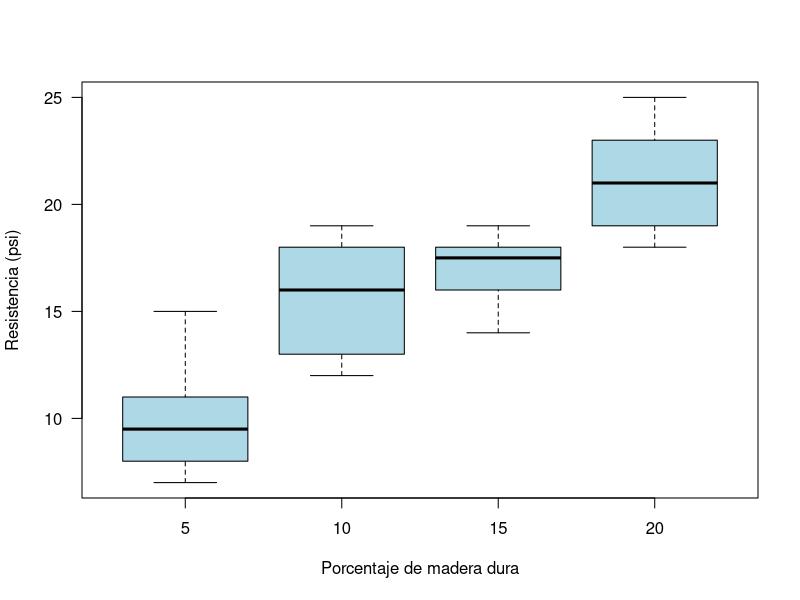
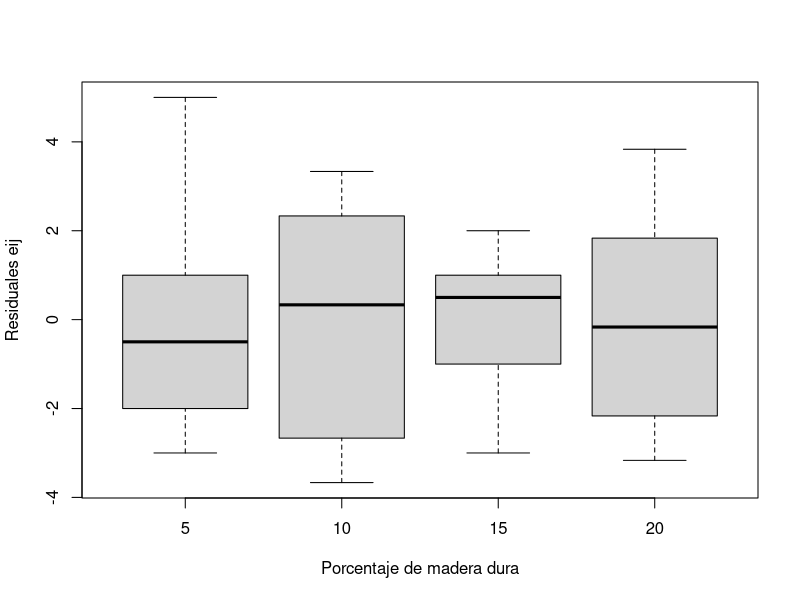
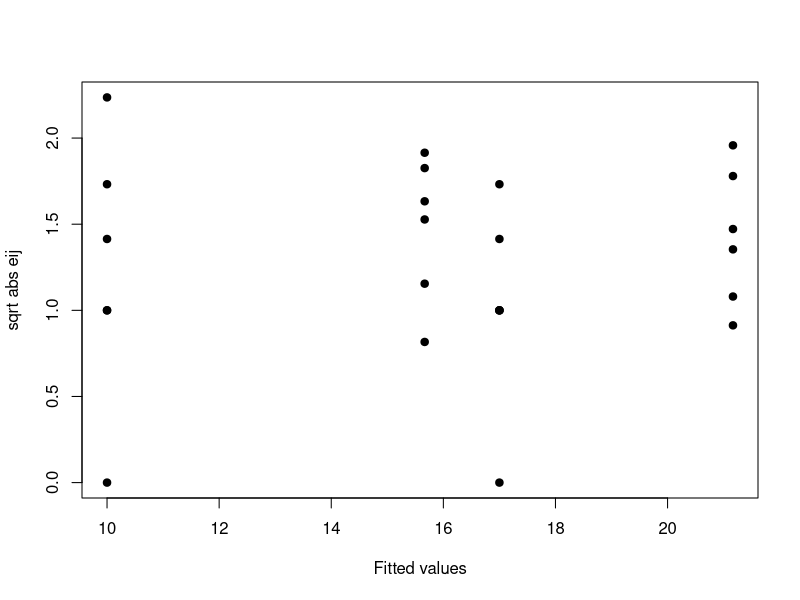
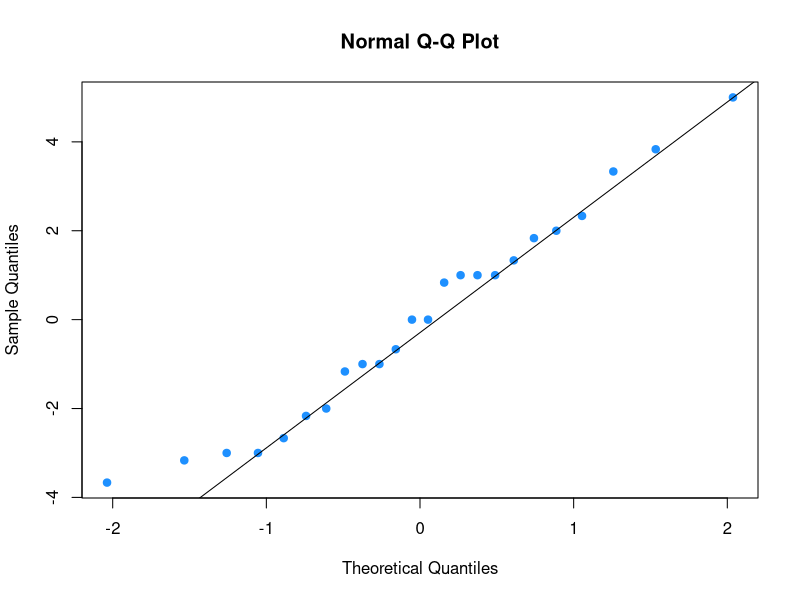
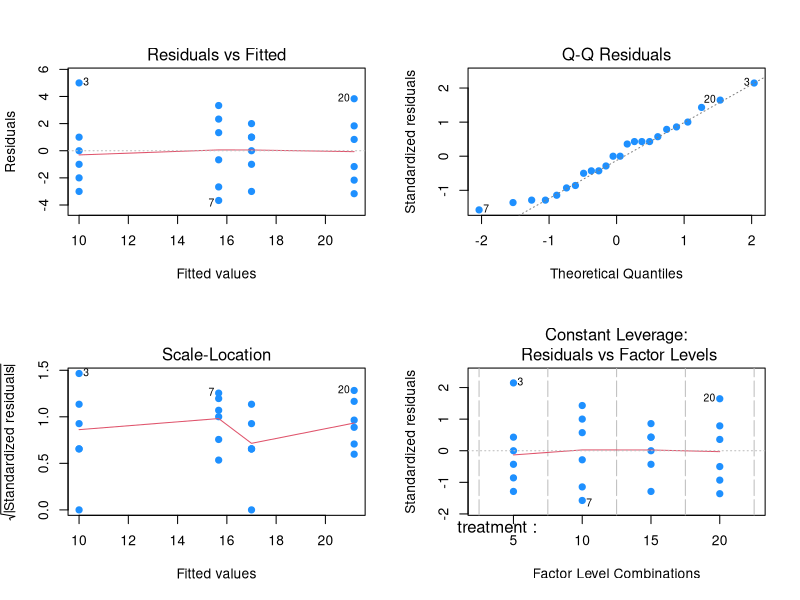

Write the R code that produced these figures, in order.

# Problem -----------------------------------------------------------------
# A manufacturer of paper grocery bags is interested in improving the 
# tensile strength of the product. The process engineer decides to 
# investigate 4 levels of hardwood concentration: 5%, 10%, 15%, and 20%.
# She takes six specimens (replicates) at each level.

# Dataset -----------------------------------------------------------------
strength  <- c(7, 8, 15, 11, 9, 10,
               12, 17, 13, 18, 19, 15,
               14, 18, 19, 17, 16, 18,
               19, 25, 22, 23, 18, 20)

treatment <- c(5, 5, 5, 5, 5, 5,
               10, 10, 10, 10, 10, 10,
               15, 15, 15, 15, 15, 15,
               20, 20, 20, 20, 20, 20)

treatment <- factor(treatment)

# Boxplot -----------------------------------------------------------------
boxplot(strength ~ treatment, las=1, col='lightblue',
        xlab='Porcentaje de madera dura',
        ylab='Resistencia (psi)')

# Exploring means ---------------------------------------------------------
sapply(X=split(x=strength, f=treatment), FUN=mean)

# Using anova -------------------------------------------------------------
mymodel <- aov(strength ~ treatment)
summary(mymodel)

# Residual analysis -------------------------------------------------------
eij <- residuals(mymodel)

# Boxplot for eij vs treatment
boxplot(eij ~ treatment,
        xlab='Porcentaje de madera dura',
        ylab='Residuales eij')

# Standarized residual vs fitted values
plot(x=mymodel$fitted.values, y=sqrt(abs(eij)),
     xlab='Fitted values',
     ylab='sqrt abs eij', pch=19)

# QQplot for eij
qqnorm(eij, pch=19, col='dodgerblue')
qqline(eij)

# Using the standard residual analysis
par(mfrow=c(2, 2))
plot(mymodel, pch=19, col='dodgerblue')

